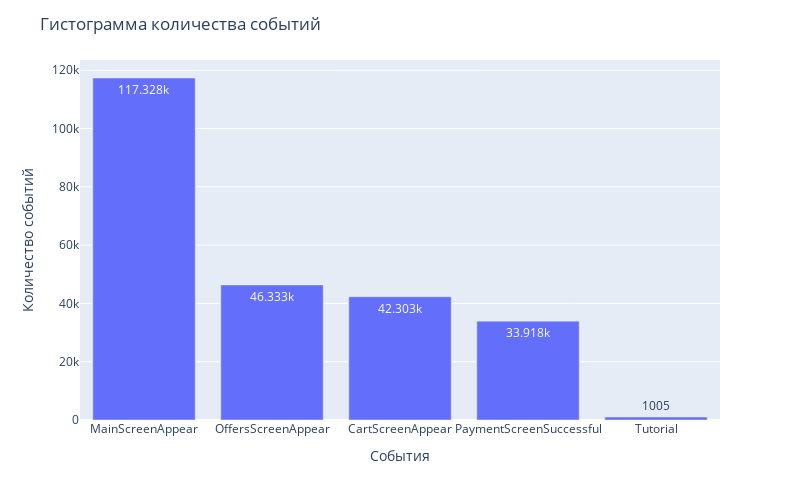

Notebook source saved alongside this figure:
### Code cell
mf_bar(grd1, 'event', 'count', 'Гистограмма количества событий','Cобытия', 'Количество событий')

### Figure 1 — Plotly figure (JSON) as saved in the notebook; plotly's stock layout.template omitted (floating-point values rounded to 4 significant figures)
{"data": [{"alignmentgroup": "True", "hovertemplate": "event=%{x}<br>count=%{y}<extra></extra>", "legendgroup": "", "marker": {"color": "#636efa", "pattern": {"shape": ""}}, "name": "", "offsetgroup": "", "orientation": "v", "showlegend": false, "textposition": "auto", "texttemplate": "%{y}", "type": "bar", "x": ["MainScreenAppear", "OffersScreenAppear", "CartScreenAppear", "PaymentScreenSuccessful", "Tutorial"], "xaxis": "x", "y": [117328, 46333, 42303, 33918, 1005], "yaxis": "y"}], "layout": {"barmode": "relative", "height": 500, "legend": {"tracegroupgap": 0}, "margin": {"t": 60}, "title": {"text": "Гистограмма количества событий"}, "width": 800, "xaxis": {"anchor": "y", "domain": [0, 1], "title": {"text": "Cобытия"}}, "yaxis": {"anchor": "x", "domain": [0, 1], "title": {"text": "Количество событий"}}}}
